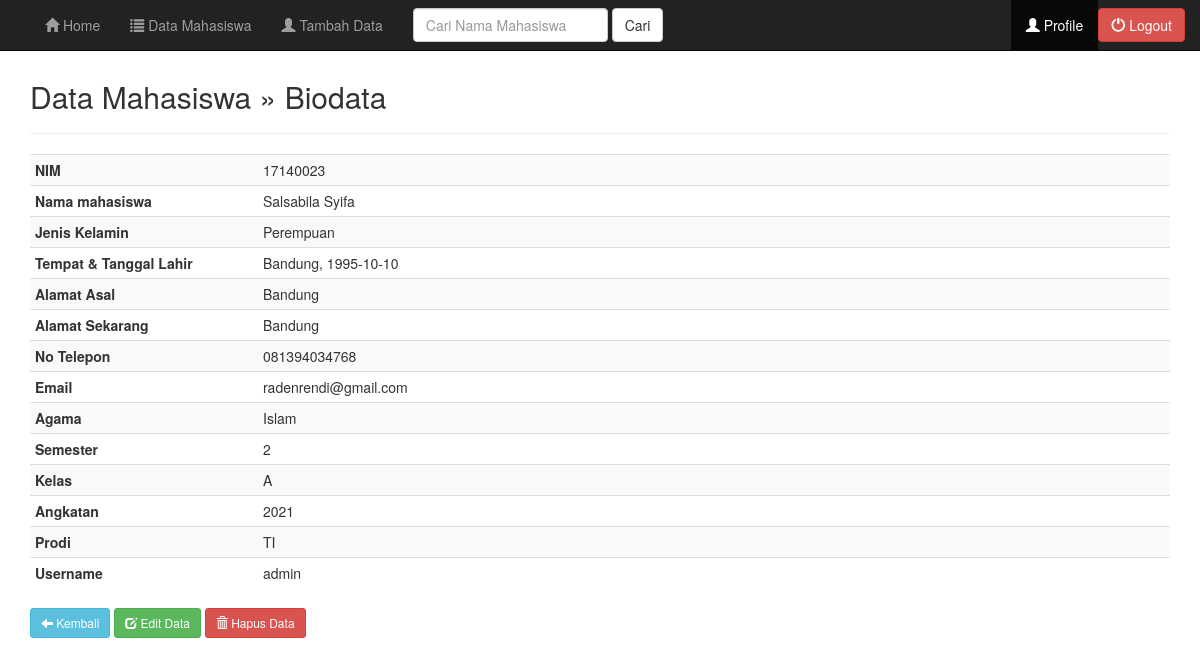
Screenshot of /admin/profile_mahasiswa.php?nim=17140023 (signed in) with the database file from the repository.
### tables this page shows
CREATE TABLE `tbl_mahasiswa` (
  `ID` bigint(20) UNSIGNED NOT NULL,
  `username` varchar(20) NOT NULL,
  `password` varchar(32) NOT NULL,
  `level` varchar(30) NOT NULL,
  `nim` varchar(20) NOT NULL,
  `nama` varchar(50) NOT NULL,
  `jenis_kelamin` varchar(20) NOT NULL,
  `tempat_lahir` varchar(30) NOT NULL,
  `tanggal_lahir` date NOT NULL,
  `alamat_asal` varchar(100) NOT NULL,
  `alamat_sekarang` varchar(100) NOT NULL,
  `no_telepon` varchar(13) NOT NULL,
  `email` varchar(30) NOT NULL,
  `agama` varchar(50) NOT NULL,
  `fakultas` varchar(50) NOT NULL,
  `semester` int(11) NOT NULL,
  `kelas` varchar(20) NOT NULL,
  `angkatan` int(11) NOT NULL
);

### admin/profile_mahasiswa.php (the view, shortened to what this page needs)
<?php
include("header.php");
include("../koneksi.php");
?>
	<div class="container">
		<div class="content">
			<h2>Data Mahasiswa &raquo; Biodata</h2>
			<hr />
			<?php
			$nim = $_GET['nim'];
			$sql = mysqli_query($koneksi, "SELECT * FROM tbl_mahasiswa WHERE nim='$nim'");
			if(mysqli_num_rows($sql) == 0){
				header("Location: index.php");
			}else{
				$row = mysqli_fetch_assoc($sql);
			}
			?>
			<table class="table table-striped table-condensed">
				<tr>
					<th width="20%">NIM</th>
					<td><?php echo $row['nim']; ?></td>
				</tr>
				<tr>
					<th>Nama mahasiswa</th>
					<td><?php echo $row['nama']; ?></td>
				</tr>
				<tr>
					<th>Jenis Kelamin</th>
					<td><?php echo $row['jenis_kelamin']; ?></td>
				</tr>
				<tr>
					<th>Tempat & Tanggal Lahir</th>
					<td><?php echo $row['tempat_lahir'].', '.$row['tanggal_lahir']; ?></td>
				</tr>
				<tr>
					<th>Alamat Asal</th>
					<td><?php echo $row['alamat_asal']; ?></td>
				</tr>
				<tr>
					<th>Alamat Sekarang</th>
					<td><?php echo $row['alamat_sekarang']; ?></td>
				</tr>
				<tr>
					<th>No Telepon</th>
					<td><?php echo $row['no_telepon']; ?></td>
				</tr>
				<tr>
					<th>Email</th>
					<td><?php echo $row['email']; ?></td>
				</tr>
				<tr>
					<th>Agama</th>
					<td><?php echo $row['agama']; ?></td>
				</tr>
				<tr>
					<th>Semester</th>
					<td><?php echo $row['semester']; ?></td>
				</tr>
				<tr>
					<th>Kelas</th>
					<td><?php echo $row['kelas']; ?></td>
				</tr>
				<tr>
					<th>Angkatan</th>
					<td><?php echo $row['angkatan']; ?></td>
				</tr>
				<tr>
					<th>Prodi</th>
					<td><?php echo $row['fakultas']; ?></td>
				</tr>
				<tr>
					<th>Username</th>
					<td><?php echo $row['username']; ?></td>
				</tr>
			</table>
			<a href="data.php" class="btn btn-sm btn-info"><span class="glyphicon glyphicon-arrow-left" aria-hidden="true"></span> Kembali</a>
			<a href="edit_mahasiswa.php?nim=<?php echo $row['nim']; ?>" class="btn btn-sm btn-success"><span class="glyphicon glyphicon-edit" aria-hidden="true"></span> Edit Data</a>
			<a href="profile_mahasiswa.php?aksi=delete&nim=<?php echo $row['nim']; ?>" class="btn btn-sm btn-danger" onclick="return confirm('Anda yakin akan mengahapus data <?php echo $row['nama']; ?>')"><span class="glyphicon glyphicon-trash" aria-hidden="true"></span> Hapus Data</a>
		</div>
	</div>
<?php
include("footer.php");
?>

### style.css (style rules this page uses)
.content { margin-top: 80px; }

### rows the page displays
tbl_mahasiswa: nim "17140023", nama "Salsabila Syifa", jenis_kelamin "Perempuan", tempat_lahir "Bandung", tanggal_lahir "1995-10-10", alamat_asal "Bandung", alamat_sekarang "Bandung", no_telepon "081394034768", email "radenrendi@gmail.com", agama "Islam", semester "2", kelas "A", angkatan "2021", fakultas "TI", username "admin"
